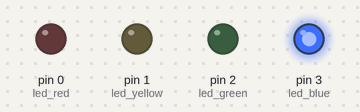
Bench run of a sketch on a simulated Arduino Uno, built with avr-gcc and run on an emulated ATmega328P. Shown: output pins drawn as LEDs (lit = HIGH).

Above: at 0.05 s.
At 1.45 s:
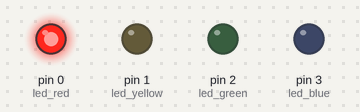
At 2.85 s:
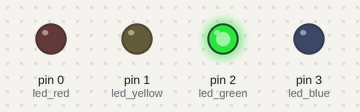
Timing chart, 0 to 3.1 s (numbered marks = the images above):
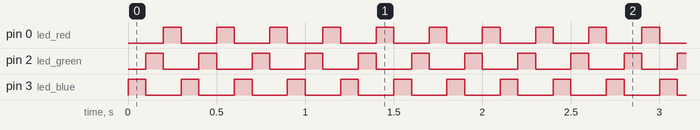

Measured:
- by itself, pin 0 (led_red), pin 2 (led_green), pin 3 (led_blue): alternates HIGH for 0.10 s and LOW for 0.20 s

The sketch:

4ledsColors100ms.ino
```cpp
int led_red = 0; // the red LED is connected to Pin 0 of the Arduino
int led_yellow = 1; // the yellow LED is connected to Pin 1 of the Arduino
int led_green = 2; // the green LED is connected to Pin 2 of the Arduino
int led_blue = 3; // the green LED is connected to Pin 2 of the Arduino

void setup() {
  // set up all the LEDs as OUTPUT
  pinMode(led_red, OUTPUT);
  pinMode(led_yellow, OUTPUT);
  pinMode(led_green, OUTPUT);
  pinMode(led_blue, OUTPUT);
}

void loop() {
  // turn the green LED on and the other LEDs off
  digitalWrite(led_red, LOW);
  digitalWrite(led_yellow, LOW);
  digitalWrite(led_green, LOW);
  digitalWrite(led_blue, HIGH);
  delay(100);    // wait 100 milisegundos

  // turn the yellow LED on and the other LEDs off
  digitalWrite(led_red, LOW);
  digitalWrite(led_yellow, LOW);
  digitalWrite(led_green, HIGH);
  digitalWrite(led_blue, LOW);
  delay(100);    // wait 100 milisegundos

  // turn the red LED on and the other LEDs off
  digitalWrite(led_red, LOW);
  digitalWrite(led_yellow, HIGH);
  digitalWrite(led_green, LOW);
  digitalWrite(led_blue, LOW);

  // turn the red LED on and the other LEDs off
  digitalWrite(led_red, HIGH);
  digitalWrite(led_yellow, LOW);
  digitalWrite(led_green, LOW);
  digitalWrite(led_blue, LOW);
  delay(100);    // wait 100 milisegundos
}
```
